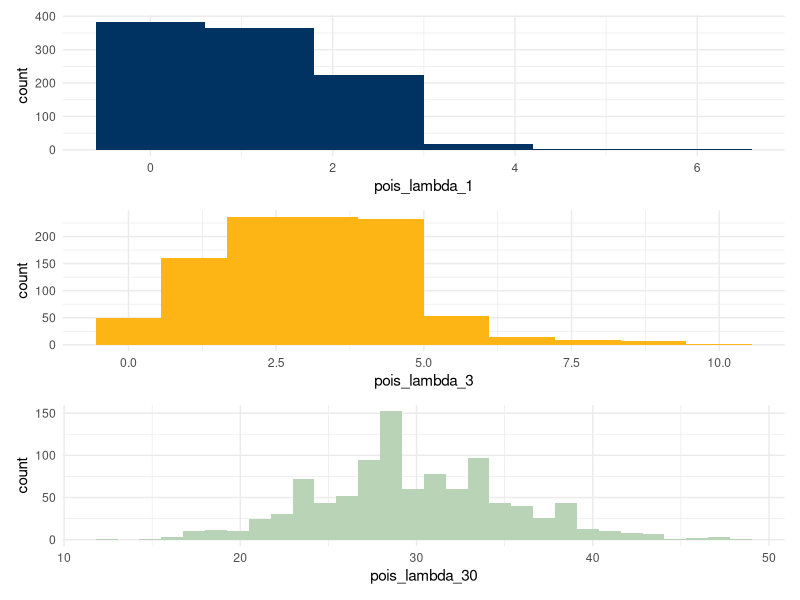
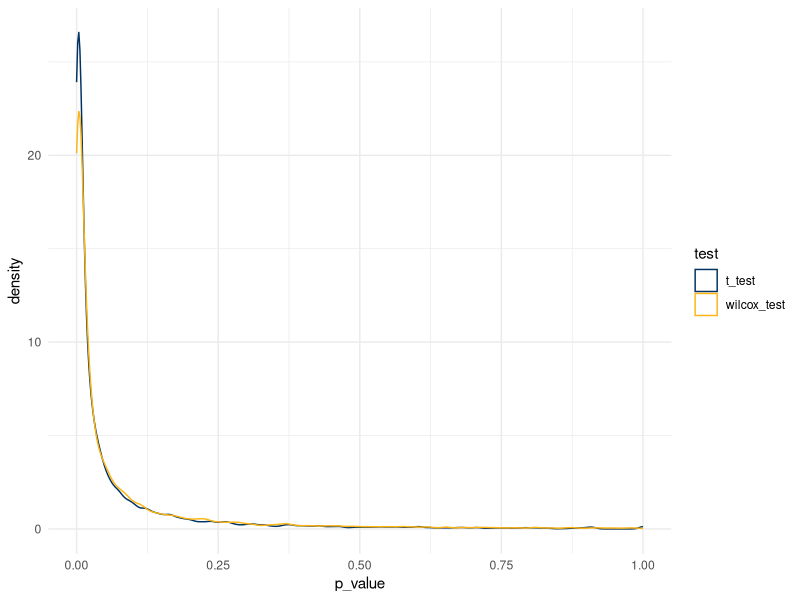
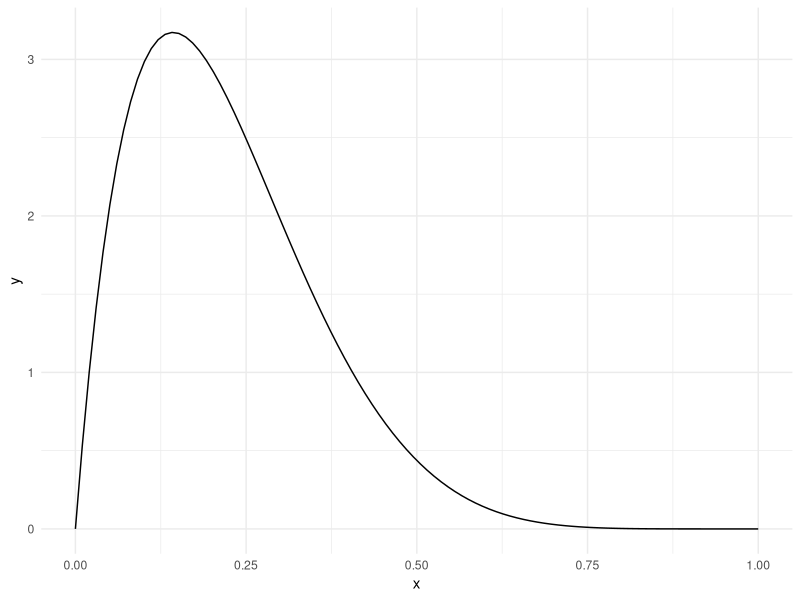
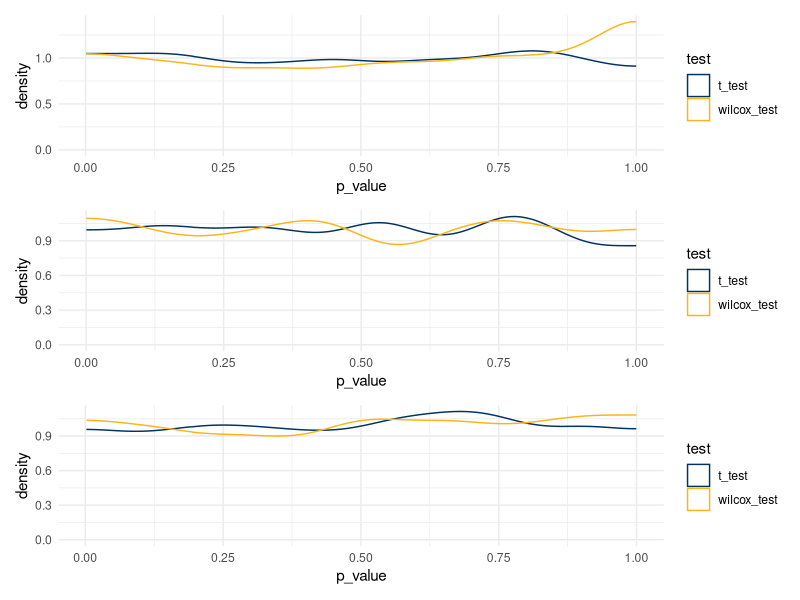
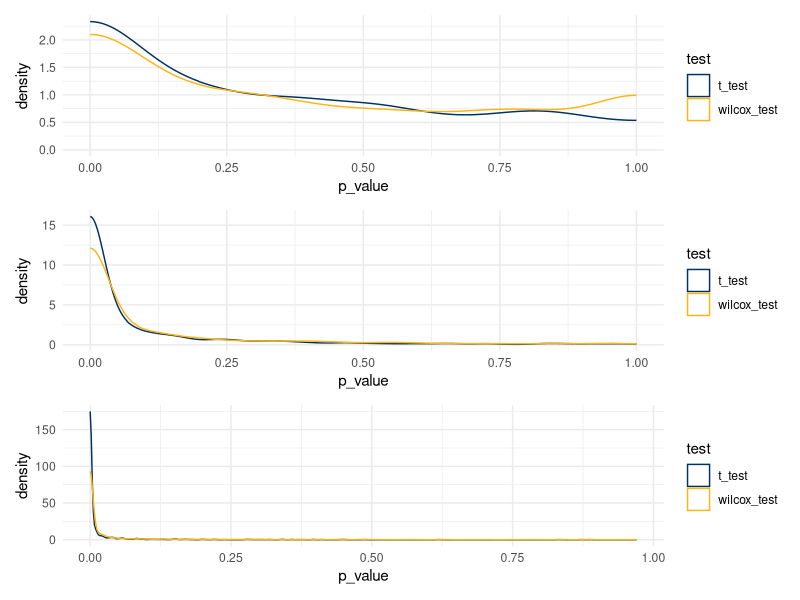
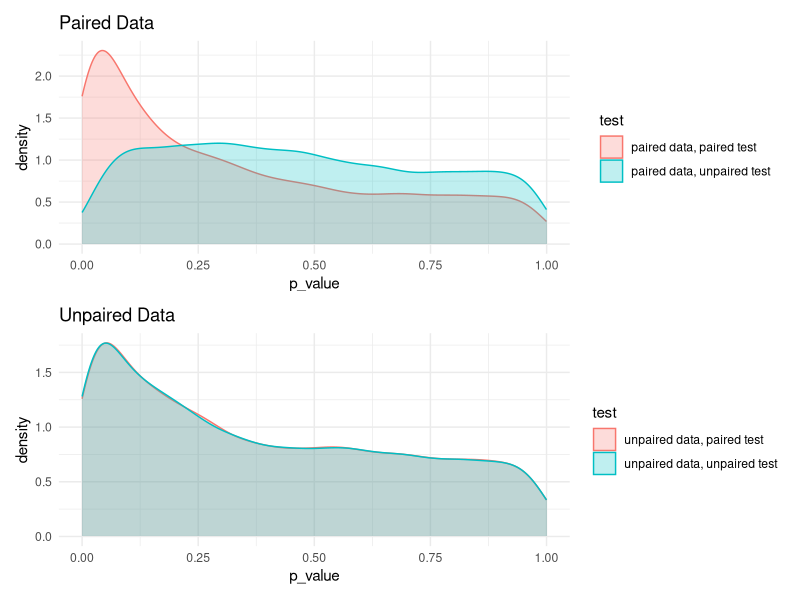

Recreate these plots in R, in order.
## ---- chunk 1
library(tidyverse)
library(data.table)
library(patchwork)
## ---- chunk 2
theme_set(theme_minimal())

berkeley_blue   <- '#003262'
berkeley_gold   <- '#FDB515'
berkeley_sather <- '#B9D3B6'
## ---- chunk 3
pois_lambda_1  <- rpois(n=1000, lambda=1)
pois_lambda_3  <- rpois(n=1000, lambda=3)
pois_lambda_30 <- rpois(n=1000, lambda=30)

plot_1  <- ggplot() + aes(x=pois_lambda_1) + geom_histogram(bins=6, fill = berkeley_blue)
plot_3  <- ggplot() + aes(x=pois_lambda_3) + geom_histogram(bins=10, fill = berkeley_gold)
plot_30 <- ggplot() + aes(x=pois_lambda_30) + geom_histogram(bins=30, fill = berkeley_sather)

plot_1 / plot_3 / plot_30
## ---- chunk 4
pois_sim <- function(num_observations, lambda_one, lambda_two) { 
  
  t_test_result <- rep(NA, 10000)
  wilcox_result <- rep(NA, 10000)
  
  for(i in 1:10000) { 
    group_one <- rpois(n=num_observations, lambda=lambda_one)
    group_two <- rpois(n=num_observations, lambda=lambda_two)
  
    t_test_result[i] <- t.test(group_one, group_two)$p.value
    wilcox_result[i] <- wilcox.test(x=group_one, y=group_two)$p.value
  }
  
  df <- data.table(
    p_value = c(t_test_result, wilcox_result), 
    test    = rep(c('t_test', 'wilcox_test'), each = 10000)
  )
  
  return(df)
}
## ---- chunk 5
foo <- pois_sim(20, 1, 2.0)
## ---- chunk 6
foo %>%
  ggplot() +
  geom_density(aes(x=p_value, color = test)) +
  scale_color_manual(values = c(berkeley_blue, berkeley_gold))
## ---- chunk 7
skewed_sim <- function(num_sims=1000, num_observations, alpha_1, beta_1, alpha_2, beta_2) {
  
  t_test_result <- rep(NA, num_sims)
  wilcox_result <- rep(NA, num_sims)
  
  for(i in 1:num_sims) { 
    group_one <- rbeta(n=num_observations, shape1 = alpha_1, shape2 = beta_1)
    group_two <- rbeta(n=num_observations, shape1 = alpha_2, shape2 = beta_2)
  
    t_test_result[i] <- t.test(group_one, group_two)$p.value
    wilcox_result[i] <- wilcox.test(x=group_one, y=group_two)$p.value
  }
  
  dt <- data.table(
    p_value = c(t_test_result, wilcox_result), 
    test    = rep(c('t_test', 'wilcox_test'), each = num_sims)
  )
  
  return(dt)
}
## ---- chunk 8
ggplot(data.frame(x=c(0,1)), aes(x)) + 
  stat_function(fun = dbeta, n=100, args=list(shape1=2, shape2=7))
## ---- chunk 9
same_dist_small_data <- skewed_sim(
  num_observations=10, 
  alpha_1=2, beta_1=7, 
  alpha_2=2, beta_2=7
  )
same_dist_med_data <- skewed_sim(
  num_observations=50, 
  alpha_1=2, beta_1=7, 
  alpha_2=2, beta_2=7
  )
same_dist_big_data <- skewed_sim( # haha, "big data"
  num_observations=100, 
  alpha_1=2, beta_1=7, 
  alpha_2=2, beta_2=7
  )
## ---- chunk 10
plot_1 <- same_dist_small_data %>%
  ggplot() +
  geom_density(aes(x=p_value, color = test), bounds=c(0,1)) +
  scale_color_manual(values = c(berkeley_blue, berkeley_gold))
plot_2 <- same_dist_med_data %>%
  ggplot() +
  geom_density(aes(x=p_value, color = test), bounds=c(0,1)) +
  scale_color_manual(values = c(berkeley_blue, berkeley_gold))
plot_3 <- same_dist_big_data %>%
  ggplot() +
  geom_density(aes(x=p_value, color = test), bounds=c(0,1)) +
  scale_color_manual(values = c(berkeley_blue, berkeley_gold))

plot_1 / plot_2 / plot_3
## ---- chunk 11
small_diff_small_data <- skewed_sim(
  num_observations=10, 
  alpha_1=2, beta_1=7, 
  alpha_2=2, beta_2=5
  )
small_diff_med_data <- skewed_sim(
  num_observations=50, 
  alpha_1=2, beta_1=7, 
  alpha_2=2, beta_2=5
  )
small_diff_big_data <- skewed_sim( # haha, "big data"
  num_observations=100, 
  alpha_1=2, beta_1=7, 
  alpha_2=2, beta_2=5
  )
## ---- chunk 12
plot_1 <- small_diff_small_data %>%
  ggplot() +
  geom_density(aes(x=p_value, color = test), bounds=c(0,1)) +
  scale_color_manual(values = c(berkeley_blue, berkeley_gold))
plot_2 <- small_diff_med_data %>%
  ggplot() +
  geom_density(aes(x=p_value, color = test), bounds=c(0,1)) +
  scale_color_manual(values = c(berkeley_blue, berkeley_gold))
plot_3 <- small_diff_big_data %>%
  ggplot() +
  geom_density(aes(x=p_value, color = test), bounds=c(0,1)) +
  scale_color_manual(values = c(berkeley_blue, berkeley_gold))

plot_1 / plot_2 / plot_3
## ---- chunk 13
paired_sim <- function(num_sims=10000, num_observations, mean_one, mean_two, paired_diff, sd_one, sd_two) { 
  
  unpaired_test_unpaired_data <- rep(NA, num_sims)
  unpaired_test_paired_data   <- rep(NA, num_sims)
  paired_test_unpaired_data   <- rep(NA, num_sims)
  paired_test_paired_data     <- rep(NA, num_sims)
  
  for(i in 1:num_sims) { 
    observation_a1 <- rnorm(n = num_observations, mean = mean_one, sd = sd_one) 
    ## first create unpaired data 
    observation_b <- rnorm(n = num_observations, mean = mean_two, sd = sd_two)
    ## then, create paired data 
    observation_a2 <- observation_a1 + rnorm(n = num_observations, mean = paired_diff, sd=sd_two)
    
    ## run tests
    unpaired_test_unpaired_data[i] <- t.test(x=observation_a1, y=observation_b,  paired=FALSE)$p.value
    unpaired_test_paired_data[i]   <- t.test(x=observation_a1, y=observation_a2,  paired=FALSE)$p.value
    paired_test_unpaired_data[i]   <- t.test(x=observation_a1, y=observation_b,  paired=TRUE)$p.value
    paired_test_paired_data[i]     <- t.test(x=observation_a1, y=observation_a2, paired=TRUE)$p.value
  }
  
  dt <- data.table(
    p_value = c(unpaired_test_unpaired_data, unpaired_test_paired_data, 
                paired_test_unpaired_data,   paired_test_paired_data), 
    test    = rep(c('unpaired data, unpaired test', 'paired data, unpaired test', 
                    'unpaired data, paired test', 'paired data, paired test'), each = num_sims)
  )
  
  return(dt)
}
## ---- chunk 14
bar <- paired_sim(num_observations = 30,  mean_one = 10, mean_two = 11, paired_diff = 1, sd_one = 4, sd_two = 5)
## ---- chunk 15
paired_data_plot <- bar[grep('unpaired data', test, invert=TRUE)] %>% 
  ggplot() + 
    aes(x=p_value, color = test, fill = test) + 
    geom_density(alpha=0.25) + 
  labs(title = 'Paired Data')
unpaired_data_plot <- bar[grep('unpaired data', test, invert=FALSE)] %>% 
  ggplot() + 
    aes(x=p_value, color = test, fill = test) + 
    geom_density(alpha=0.25) + 
  labs(title = 'Unpaired Data')

paired_data_plot / unpaired_data_plot
